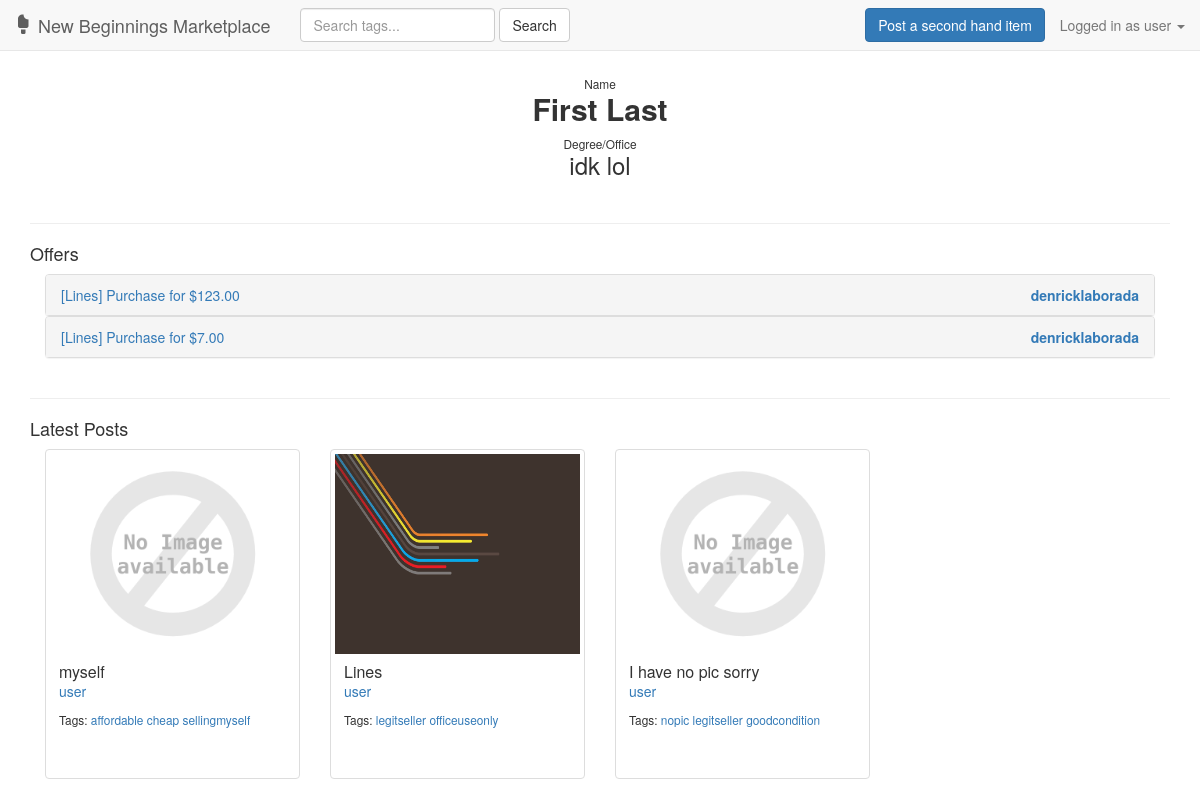
The page /user/18/ (signed in) on the database its author committed.
### marketplace/models.py (models this page shows, shortened)
class Offer(models.Model):
    user = models.ForeignKey(User, on_delete=models.CASCADE)
    post = models.ForeignKey(Post, on_delete=models.CASCADE, related_name='post')
    CHOICES = (
        ('Exchange', 'Exchange'),
        ('Purchase', 'Purchase'),
    )
    type = models.CharField(max_length=8, choices=CHOICES)
    amount = models.DecimalField(decimal_places=2, blank=True, max_digits=20, null=True)
    secondhand = models.ForeignKey(Post, null=True, blank=True, related_name='secondhand')
    approve_reject = models.NullBooleanField(blank=True, null=True)
    reason = models.CharField(blank=True, null=True, max_length=255)

class Post(models.Model):
    user = models.ForeignKey(User, on_delete=models.CASCADE)
    image = models.ImageField(upload_to='marketplace/static/marketplace/img/', blank=True, default='marketplace/static/marketplace/img/def/default.png')
    name = models.CharField(max_length=25)
    condition = models.CharField(max_length=50)
    quantity = models.PositiveIntegerField(default=1, validators=[MinValueValidator(1)])
    CHOICES = (
        ('Academic', 'Academic'),
        ('Office', 'Office'),
    )
    type = models.CharField(max_length=8, choices=CHOICES)
    course = models.CharField(max_length=20, blank=True)
    tags = TaggableManager(blank=True)
    def __str__(self):
        return self.name

### marketplace/views.py (the view)
# urls.py: url(r'^user/(?P<user_id>[0-9]+)/$', views.userdetails, name='userdetails'),
def userdetails(request, user_id):
    userobj = get_object_or_404(User, pk=user_id)
    user_latest_post = Post.objects.filter(user=userobj).order_by('-id')
    offers = Offer.objects.filter(post__in=user_latest_post).order_by('-id')
    myoffers = Offer.objects.filter(user=request.user, post__in=user_latest_post).order_by('-id')
    if request.method == 'POST':
        regform = RegistrationForm(request.POST)
        postform = PostForm(request.POST, request.FILES)
        if regform.is_valid():
            regform.save()
            return redirect('/')
        elif request.user.is_authenticated():
            if postform.is_valid():
                obj = postform.save(commit=False)
                obj.user = request.user
                obj.image = postform.cleaned_data['image']
                obj.save()
                postform.save_m2m()
                return redirect('/')
        else:
            postform = PostForm()
            regform = RegistrationForm()
            context = {
                'userprofile': userobj,
                'latest_posts': user_latest_post,
                'regform': regform,
                'postform': postform,
                'offers': offers,
                'myoffers': myoffers,
            }
            return login(request, context, template_name='marketplace/err.html')
    else:
        regform = RegistrationForm()
        postform = PostForm()
        context = {
            'userprofile': userobj,
            'latest_posts': user_latest_post,
            'regform': regform,
            'postform': postform,
            'offers': offers,
            'myoffers': myoffers,
        }
        return render(request, 'marketplace/user.html', context)

### marketplace/forms.py (shortened to what this page needs)
class RegistrationForm(UserCreationForm):
    first_name = forms.CharField(required=True)
    last_name = forms.CharField(required=True)
    degree_or_office = forms.CharField(required=True)
    class Meta:
        model = User
        fields = (
            'username',
            'first_name',
            'last_name',
            'password1',
            'password2',
            'degree_or_office',
        )

class PostForm(forms.ModelForm):
    name = forms.CharField(required=True)
    condition = forms.CharField(required=True)
    type = forms.ChoiceField(choices=Post.CHOICES, required=True)
    quantity = forms.IntegerField(required=True, initial='1', min_value=1)
    class Meta:
        model = Post
        fields = (
            'image',
            'name',
            'condition',
            'quantity',
            'type',
            'course',
            'tags',
        )

### marketplace/templates/marketplace/user.html (shortened to what this page needs)
{% extends 'marketplace/includes/header.html' %}
{% block body %}
    <div class="container">
        <div class="text-center">
            <div class="panel-body">
                <small>Name</small>
                <h2 style="margin-top: 0;"><strong>{{ userprofile.first_name }} {{ userprofile.last_name }}</strong></h2>
                <small>Degree/Office</small>
                <h3 style="margin-top: 0;">{{ userprofile.degree_or_office }}</h3>
            </div>
        </div>
        <div>
            {% if user.is_authenticated %}
                <hr/>
                {% if user.get_username == userprofile.username %}
                    <h4>Offers</h4>
                    <div class="container row">
                        <div class="col-sm-12 col-md-12">
                            <div class="panel-group" id="accordion" role="tablist" aria-multiselectable="true">
                                {% for offer in offers %}
                                    <div class="panel panel-default">
                                        <div class="panel-heading" role="tab" data-toggle="collapse" data-parent="#accordion" href="#collapse{{ offer.id }}" aria-expanded="false" aria-controls="collapse{{ offer.id }}">
                                            <a class="collapsed" role="button" data-toggle="collapse" data-parent="#accordion" href="#collapse{{ offer.id }}" aria-expanded="false" aria-controls="collapse{{ offer.id }}">
                                                [{{ offer.post }}] {{ offer.type }} for {% if offer.type == 'Purchase' %}${{ offer.amount }}{% else %}{{ offer.secondhand.name }}{% endif %}
                                                <span class="pull-right"><strong>{{ offer.user.username }}</strong></span>
                                            </a>
                                        </div>
                                    </div>
                                {% endfor %}
                            </div>
                        </div>
                    </div>
                {% endif %}
            {% endif %}
        </div>
        <hr />
        <h4>Latest Posts</h4>
        <div id="posts_5" class="container row">
            {% for post in latest_posts|slice:':5' %}
                <div class="col-sm-6 col-md-3">
                    <div class="thumbnail">
                        <a data-toggle="modal" data-target="#postModal{{ post.id }}" href="javascript:void(0);"><img src="{{ post.image.url }}" style="height:200px;"></a>
                        <div class="caption" style="height: 120px;">
                            <h3 class="panel-title"><a data-toggle="modal" data-target="#postModal{{ post.id }}" href="javascript:void(0);">{{ post.name }}</a></h3>
                            <p><a href="{% url 'marketplace:userdetails' post.user.id %}">
                                {{ post.user }}
                            </a></p>
                            <p><small>Tags:
                                {% for t in post.tags.all %}
                                    <a href="{% url 'marketplace:tagresults' t.name %}">{{ t.name }}</a>
                                {% endfor %}
                            </small></p>
                        </div>
                    </div>
                </div>
            {% endfor %}
        </div>
    </div>
{% endblock %}

### marketplace/templates/marketplace/includes/header.html (shortened to what this page needs)
{% load staticfiles %}
<head>
    {% block head %}
        <link type="text/css" rel="stylesheet" href="{% static "marketplace/css/bootstrap.min.css" %}"/>
        <link type="text/css" rel="stylesheet" href="{% static "marketplace/css/edited.css" %}"/>
    {% endblock %}
</head>
{% block header %}
    <nav class="navbar navbar-default navbar-fixed-top">
        <div class="container-fluid">
            <div class="navbar-header">
                <a class="navbar-brand" href="{% url 'marketplace:index' %}"><span class="glyphicon glyphicon-ice-lolly-tasted" aria-hidden="true"></span> New Beginnings Marketplace</a>
            </div>
            <div class="collapse navbar-collapse" id="bs-example-navbar-collapse-1">
                <form class="navbar-form navbar-left" method="get">
                    <div class="form-group">
                        <input type="text" class="form-control" name="query" value = "{{ request.GET.query }}" placeholder="Search tags..." >
                        <button type="submit" class="btn btn-default">Search</button>
                    </div>
                </form>
                {% if user.is_authenticated %}
                    <ul class="nav navbar-nav navbar-right">
                        <li><button data-toggle="modal" data-target="#postModal" class="btn btn-primary navbar-btn">Post a second hand item</button></li>
                        <li class="dropdown">
                            <a href="javascript:void(0);" class="dropdown-toggle" data-toggle="dropdown" role="button" aria-haspopup="true" aria-expanded="false">Logged in as {{ user.get_username }} <span class="caret"></span></a>
                        </li>
                    </ul>
                {% endif %}
            </div>
        </div>
    </nav>
{% endblock %}
{% block body %}{% endblock %}

### rows shown on the page
Offer: post "Lines", type "Purchase", amount "123.00", user.username "denricklaborada"
Offer: post "Lines", type "Purchase", amount "7.00", user.username "denricklaborada"
Post: image (placeholder picture), name "myself", user "user"
Tag: name "affordable"
Tag: name "cheap"
Tag: name "sellingmyself"
Post: image (picture), name "Lines", user "user"
Tag: name "legitseller"
Tag: name "officeuseonly"
Post: image (placeholder picture), name "I have no pic sorry", user "user"
Tag: name "nopic"
Tag: name "goodcondition"

### other values the page prints
{{ user.get_username }} "user"
{{ userprofile.first_name }} "First"
{{ userprofile.last_name }} "Last"
{{ userprofile.degree_or_office }} "idk lol"
